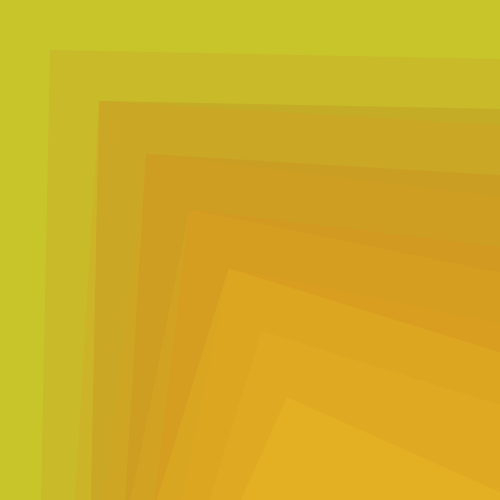
Frame 1 (no input)
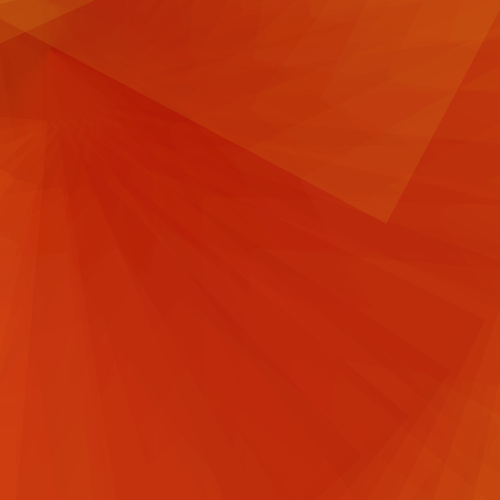
Frame 60 (the mouse pressed at the canvas centre just before this capture)
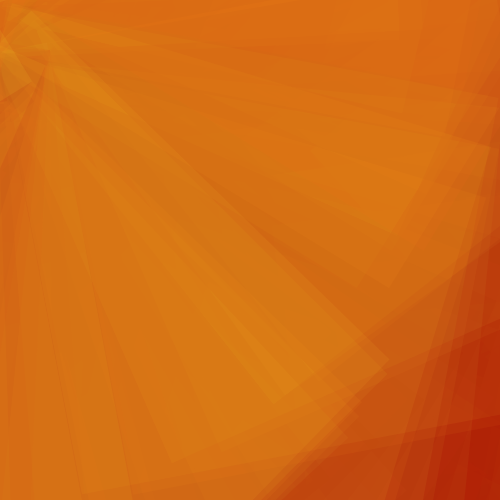
Frame 120 (the mouse held since frame 60 and released just before this capture)

The Processing sketch that drew these frames (run headless with seeded random() and noise(); from frame 60 on, the mouse is pressed at the canvas centre):

// Processing sketch: processing_166119
// ── processing_166119.pde

float angle=0.0;
void setup(){
  background(204,214,47);
  size(500,500);
  smooth();
  noStroke();
  frameRate(25);
}
void draw(){
  for(int i=0;i<255;i+=50){
  fill(150+i,i,i*0.2,20);
  rect(0,0,width,height);
  //fill(i,i,i,12);
  angle=angle+0.02;
  translate(50,50);
  rotate(angle);
  rect(50,50,460,460);
}
}
